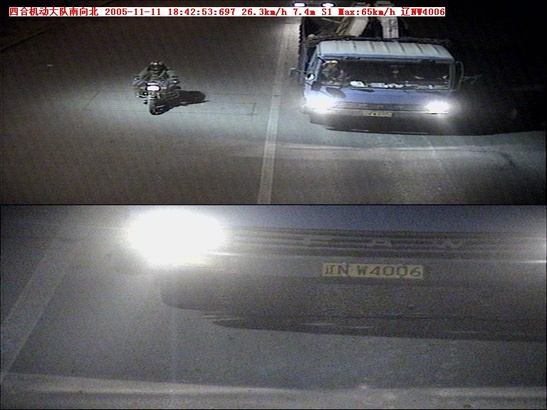
#> input picture images/updown/fuxingjj01120051111184252515.jpg, 547 x 410 px, shrunk from 768 x 576 before the run; its folder holds 4 pictures in this run
$ python updown_split.py
#> lines starting #> are read from the running program, lines starting #| are printed output that depends on the picture
import os

import cv2

original_dir = "images/updown"
output_dir = "images/updown_split"

with os.scandir(original_dir) as entries:
    for entry in entries:
        updown_image = cv2.imread(original_dir + "/" + entry.name)
#> updown_image is the input picture: shape (410, 547, 3); mean B, G, R 90.3, 88.1, 89.1
        h, w, _ = updown_image.shape
#> h = 410; w = 547
        updown_image = updown_image[int(h / 2):h, :]
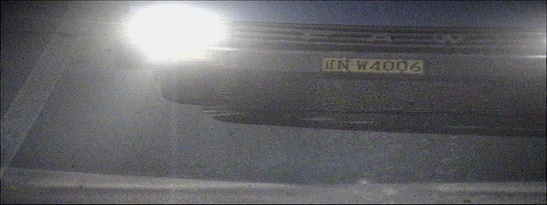
#> updown_image: shape (205, 547, 3); mean B, G, R 102.6, 99.3, 99.1
        # cv2.imshow("", updown_image)
        # cv2.waitKey()
        cv2.imwrite(output_dir + "/" + entry.name, updown_image)
#> pass 2 of the loop `for entry in entries:`:
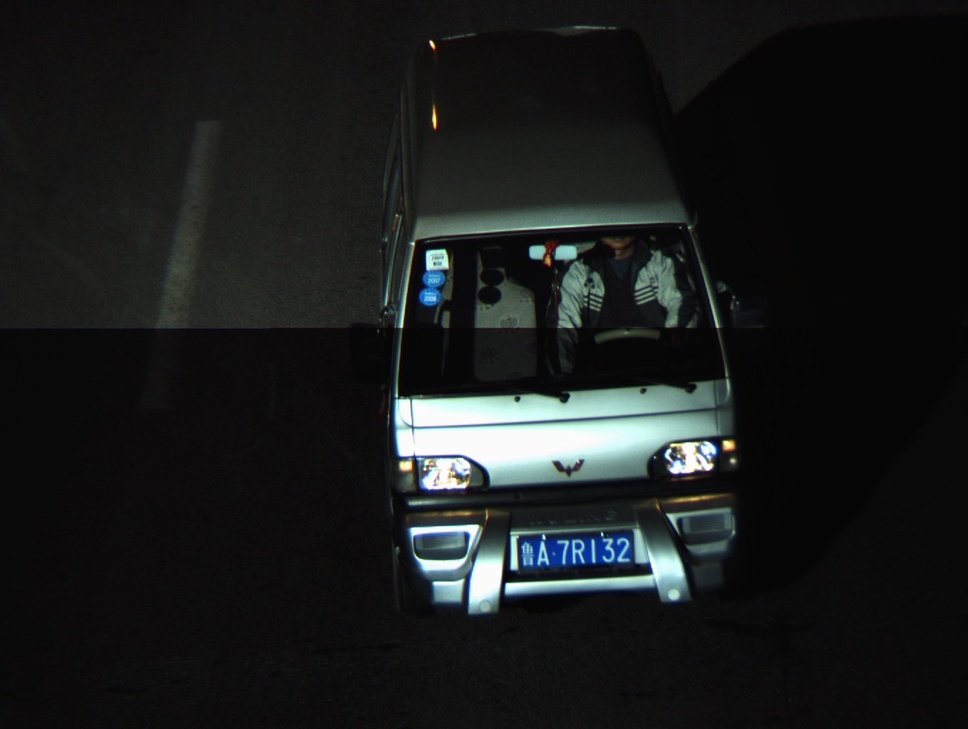
#> input picture images/updown/23.jpg, 968 x 729 px, shrunk from 1360 x 1024 before the run
#> updown_image is the input picture: shape (729, 968, 3); mean B, G, R 27.9, 27.9, 25.7
#> `updown_image = updown_image[int(h / 2):h, :]`:
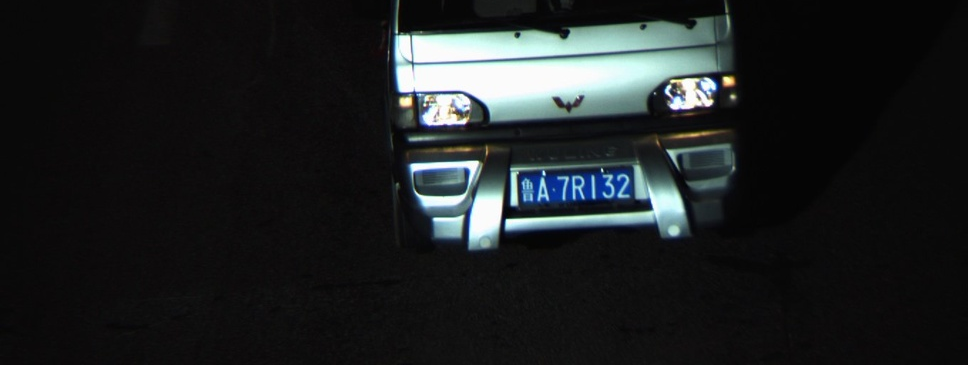
#> updown_image: shape (365, 968, 3); mean B, G, R 34.5, 33.6, 30.3
#> pass 3 of the loop `for entry in entries:`:
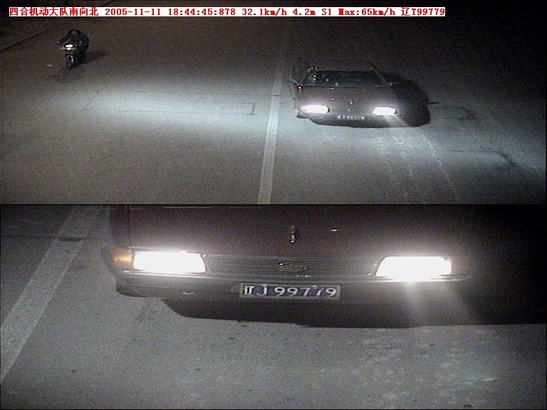
#> input picture images/updown/fuxingjj01120051111184445227.jpg, 547 x 410 px, shrunk from 768 x 576 before the run
#> updown_image is the input picture: shape (410, 547, 3); mean B, G, R 86.7, 86, 88.1
#> `updown_image = updown_image[int(h / 2):h, :]`:
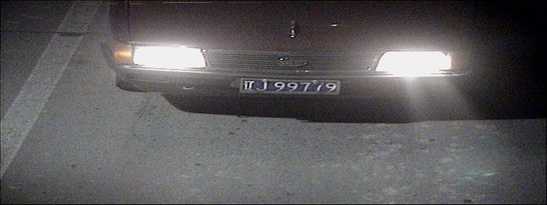
#> updown_image: shape (205, 547, 3); mean B, G, R 91, 89.8, 91.8
#> the loop made 4 passes; the first 3 are shown
